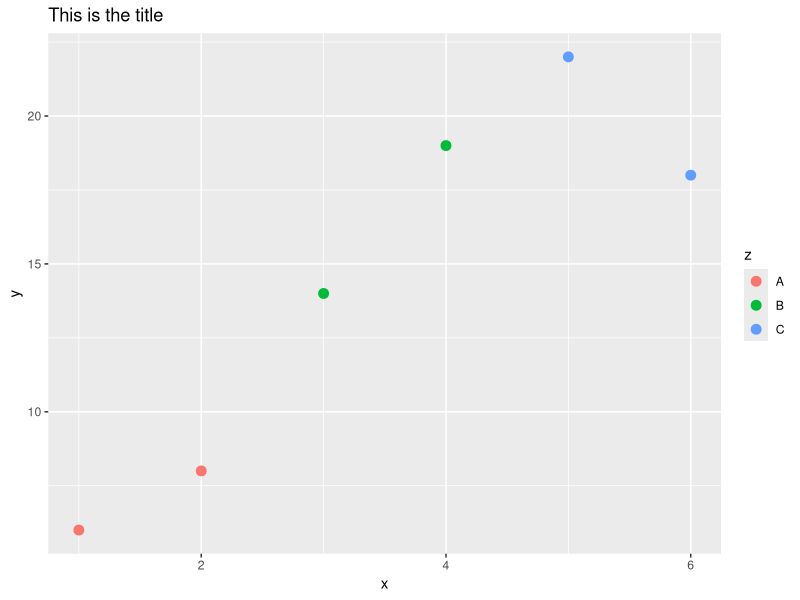
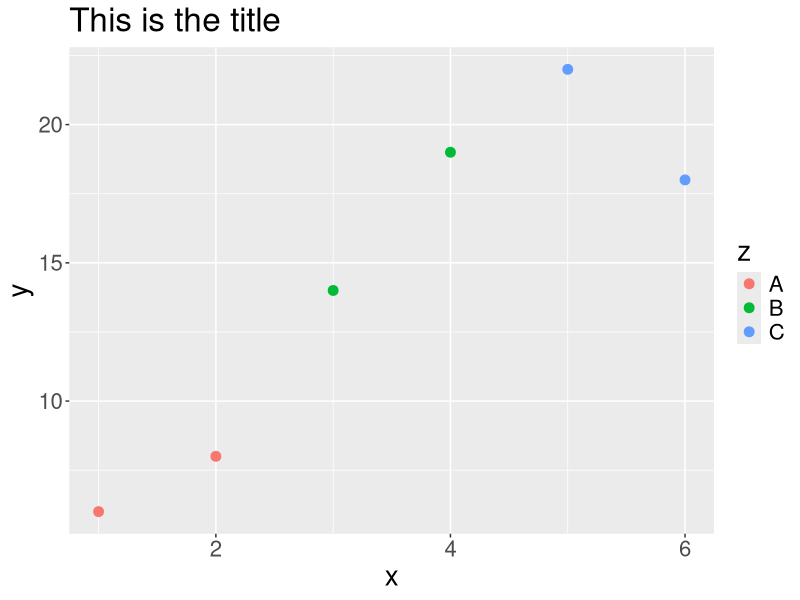
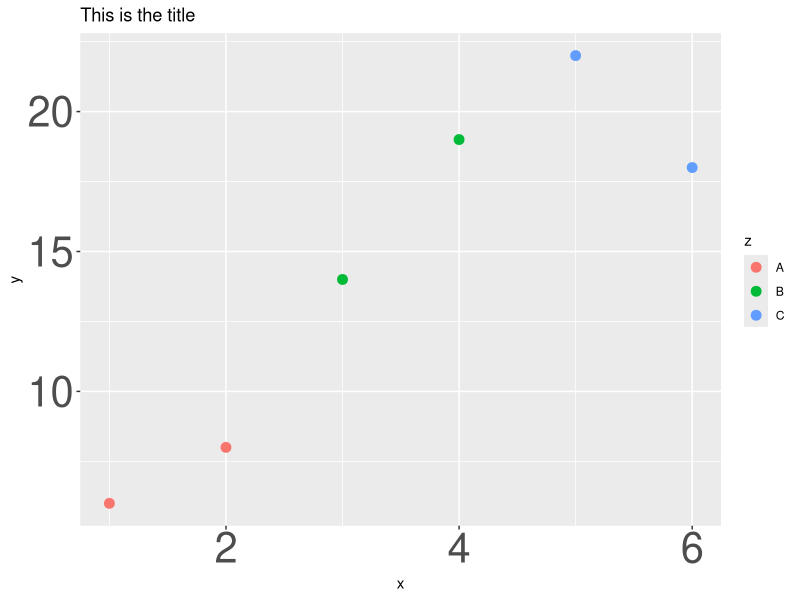
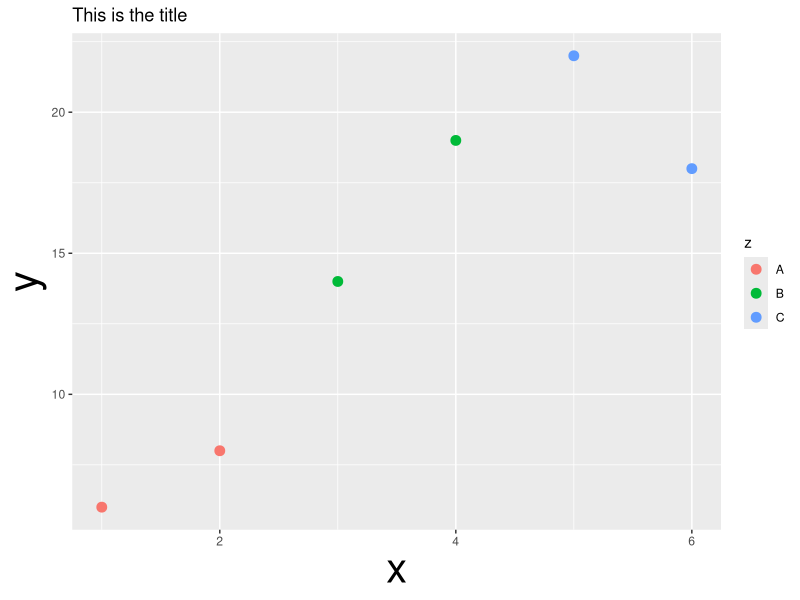
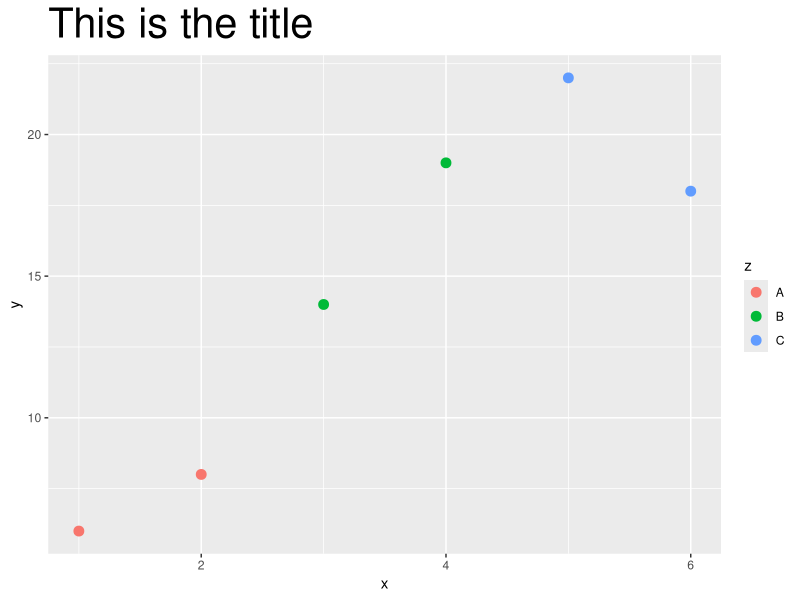
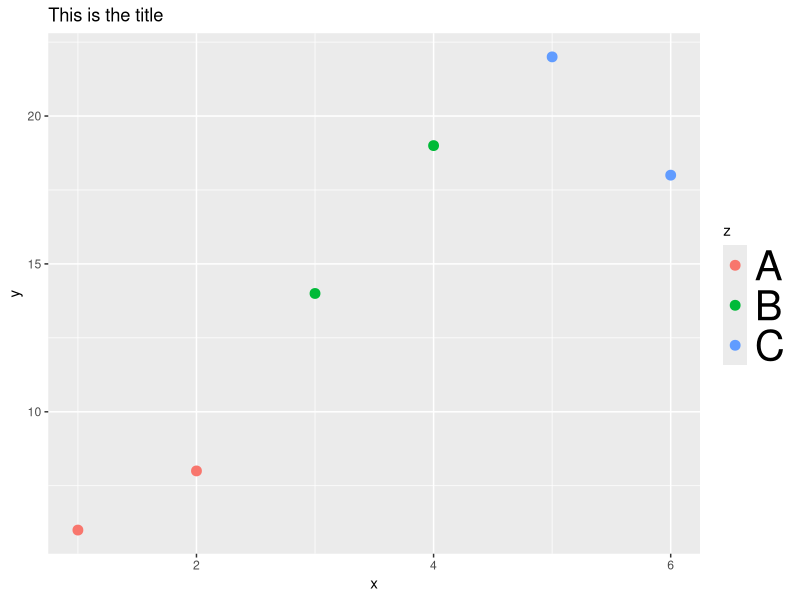
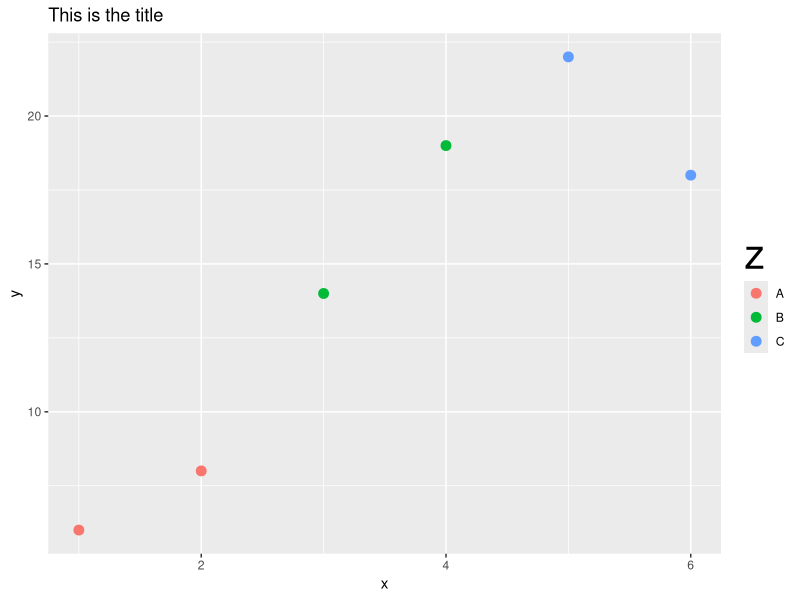

Write R code to recreate these figures, in order.
library("ggplot2")

# create data frame
df <- data.frame(x=c(1, 2, 3, 4, 5, 6),
                 y=c(6, 8, 14, 19, 22, 18),
                 z=c('A', 'A', 'B', 'B', 'C', 'C'))

# create scatterplot
p <- ggplot(df, aes(x=x, y=y, color=z)) +
  geom_point(size=3) +
  ggtitle("This is the title")

p

# Example 1: Change Font Size of All Text
p + theme(text=element_text(size=20))

# Example 2: Change Font Size of Axis Text
p + theme(axis.text = element_text(size=30))

# Example 3: Change Font Size of Axis Titles
p + theme(axis.title = element_text(size = 30))

# Example 4: Change Font Size of Plot Title
p + theme(plot.title = element_text(size=30))

# Example 5: Change Font Size of Legend Text
p + theme(legend.text = element_text(size=30))

# Example 6: Change Font Size of Legend Title
p + theme(legend.title = element_text(size=30))
